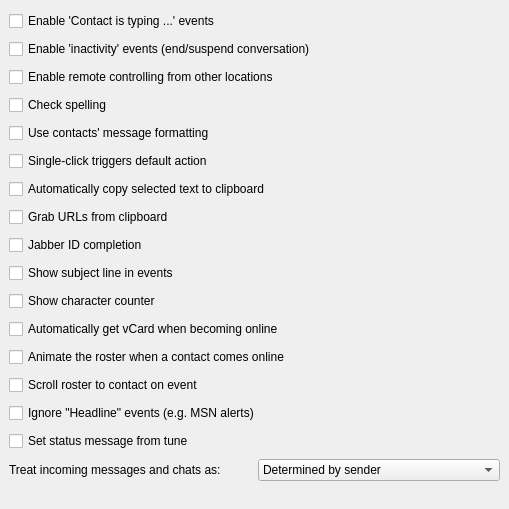
<ui version="4.0" >
 <class>OptAdvanced</class>
 <widget class="QWidget" name="OptAdvanced" >
  <property name="geometry" >
   <rect>
    <x>0</x>
    <y>0</y>
    <width>509</width>
    <height>509</height>
   </rect>
  </property>
  <property name="windowTitle" >
   <string>OptAdvancedUI</string>
  </property>
  <layout class="QVBoxLayout" >
   <property name="margin" >
    <number>9</number>
   </property>
   <property name="spacing" >
    <number>6</number>
   </property>
   <item>
    <widget class="QCheckBox" name="ck_messageevents" >
     <property name="text" >
      <string>Enable 'Contact is typing ...' events</string>
     </property>
    </widget>
   </item>
   <item>
    <widget class="QCheckBox" name="ck_inactiveevents" >
     <property name="text" >
      <string>Enable 'inactivity' events (end/suspend conversation)</string>
     </property>
    </widget>
   </item>
   <item>
    <widget class="QCheckBox" name="ck_rc" >
     <property name="text" >
      <string>Enable remote controlling from other locations</string>
     </property>
    </widget>
   </item>
   <item>
    <widget class="QCheckBox" name="ck_spell" >
     <property name="text" >
      <string>Check spelling</string>
     </property>
    </widget>
   </item>
   <item>
    <widget class="QCheckBox" name="ck_contactsMessageFormatting" >
     <property name="text" >
      <string>Use contacts' message formatting</string>
     </property>
    </widget>
   </item>
   <item>
    <widget class="QCheckBox" name="ck_singleclick" >
     <property name="text" >
      <string>Single-click triggers default action</string>
     </property>
    </widget>
   </item>
   <item>
    <widget class="QCheckBox" name="ck_autocopy" >
     <property name="text" >
      <string>Automatically copy selected text to clipboard</string>
     </property>
    </widget>
   </item>
   <item>
    <widget class="QCheckBox" name="ck_grabUrls" >
     <property name="text" >
      <string>Grab URLs from clipboard</string>
     </property>
    </widget>
   </item>
   <item>
    <widget class="QCheckBox" name="ck_jidComplete" >
     <property name="text" >
      <string>Jabber ID completion</string>
     </property>
    </widget>
   </item>
   <item>
    <widget class="QCheckBox" name="ck_showSubjects" >
     <property name="text" >
      <string>Show subject line in events</string>
     </property>
    </widget>
   </item>
   <item>
    <widget class="QCheckBox" name="ck_showCounter" >
     <property name="text" >
      <string>Show character counter</string>
     </property>
    </widget>
   </item>
   <item>
    <widget class="QCheckBox" name="ck_autoVCardOnLogin" >
     <property name="text" >
      <string>Automatically get vCard when becoming online</string>
     </property>
    </widget>
   </item>
   <item>
    <widget class="QCheckBox" name="ck_rosterAnim" >
     <property name="text" >
      <string>Animate the roster when a contact comes online</string>
     </property>
    </widget>
   </item>
   <item>
    <widget class="QCheckBox" name="ck_scrollTo" >
     <property name="text" >
      <string>Scroll roster to contact on event</string>
     </property>
    </widget>
   </item>
   <item>
    <widget class="QCheckBox" name="ck_ignoreHeadline" >
     <property name="text" >
      <string>Ignore "Headline" events (e.g. MSN alerts)</string>
     </property>
    </widget>
   </item>
   <item>
    <widget class="QCheckBox" name="ck_tuneStatus" >
     <property name="text" >
      <string>Set status message from tune</string>
     </property>
    </widget>
   </item>
   <item>
    <layout class="QHBoxLayout" >
     <property name="margin" >
      <number>0</number>
     </property>
     <property name="spacing" >
      <number>6</number>
     </property>
     <item>
      <widget class="QLabel" name="TextLabel2" >
       <property name="text" >
        <string>Treat incoming messages and chats as:</string>
       </property>
      </widget>
     </item>
     <item>
      <widget class="QComboBox" name="cb_incomingAs" >
       <item>
        <property name="text" >
         <string>Determined by sender</string>
        </property>
       </item>
       <item>
        <property name="text" >
         <string>Messages</string>
        </property>
       </item>
       <item>
        <property name="text" >
         <string>Chats</string>
        </property>
       </item>
       <item>
        <property name="text" >
         <string>Messages (Chats if Chatting)</string>
        </property>
       </item>
      </widget>
     </item>
    </layout>
   </item>
  </layout>
 </widget>
 <layoutdefault spacing="6" margin="11" />
 <pixmapfunction>qPixmapFromMimeSource</pixmapfunction>
 <resources/>
 <connections/>
</ui>
